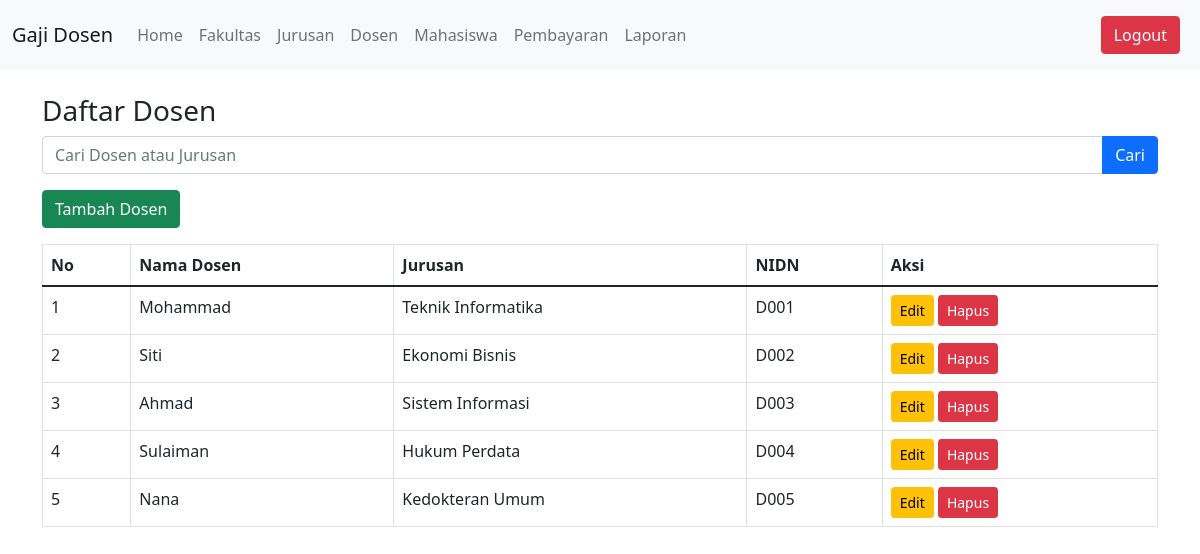
Screenshot of /dosen.php with the database file from the repository.
### tables this page shows
CREATE TABLE Dosen (
    id_dosen INT AUTO_INCREMENT PRIMARY KEY,
    id_user INT NOT NULL,
    nidn VARCHAR(20) NOT NULL UNIQUE,
    id_jurusan INT NOT NULL,
    FOREIGN KEY (id_user) REFERENCES Users(id_user) ON DELETE CASCADE,
    FOREIGN KEY (id_jurusan) REFERENCES Jurusan(id_jurusan)
);

CREATE TABLE Users (
    id_user INT AUTO_INCREMENT PRIMARY KEY,
    nama VARCHAR(100) NOT NULL,
    username VARCHAR(50) NOT NULL UNIQUE,
    password VARCHAR(255) NOT NULL,
    role ENUM('admin','tu','dosen','mahasiswa') NOT NULL
);

CREATE TABLE Jurusan (
    id_jurusan INT AUTO_INCREMENT PRIMARY KEY,
    nama_jurusan VARCHAR(100) NOT NULL,
    id_fakultas INT NOT NULL,
    FOREIGN KEY (id_fakultas) REFERENCES Fakultas(id_fakultas)
);

### dosen.php (the view, shortened to what this page needs)
<?php
include 'db.php';
$cari = isset($_GET['cari']) ? $_GET['cari'] : '';
$sql = "
    SELECT dosen.id_dosen, users.nama AS nama_dosen, jurusan.nama_jurusan, dosen.nidn
    FROM dosen
    INNER JOIN users ON dosen.id_user = users.id_user
    INNER JOIN jurusan ON dosen.id_jurusan = jurusan.id_jurusan
    WHERE users.nama LIKE '%$cari%' OR jurusan.nama_jurusan LIKE '%$cari%'";
$result = $conn->query($sql);
$dosen = [];
if ($result && $result->num_rows > 0) {
    while ($row = $result->fetch_assoc()) {
        $dosen[] = $row;
    }
}
?>
<!DOCTYPE html>
<html lang="en">
<head>
    <link href="https://cdn.jsdelivr.net/npm/bootstrap@5.1.3/dist/css/bootstrap.min.css" rel="stylesheet">
</head>
<body>
    <?php include 'navbar.php'; ?>
    <div class="container mt-4">
        <h3>Daftar Dosen</h3>
        <form class="mb-3" method="get" action="dosen.php">
            <div class="input-group">
                <input type="text" class="form-control" name="cari" placeholder="Cari Dosen atau Jurusan" value="<?= htmlspecialchars($cari); ?>">
                <button class="btn btn-primary" type="submit">Cari</button>
            </div>
        </form>
        <a href="tambah_dosen.php" class="btn btn-success mb-3">Tambah Dosen</a>
        <table class="table table-bordered">
            <thead>
                <tr>
                    <th>No</th>
                    <th>Nama Dosen</th>
                    <th>Jurusan</th>
                    <th>NIDN</th>
                    <th>Aksi</th>
                </tr>
            </thead>
            <tbody>
                <?php if (!empty($dosen)): ?>
                    <?php foreach ($dosen as $index => $data_dosen): ?>
                        <tr>
                            <td><?= $index + 1; ?></td>
                            <td><?= htmlspecialchars($data_dosen['nama_dosen']); ?></td>
                            <td><?= htmlspecialchars($data_dosen['nama_jurusan']); ?></td>
                            <td><?= htmlspecialchars($data_dosen['nidn']); ?></td>
                            <td>
                                <a href="edit_dosen.php?id=<?= $data_dosen['id_dosen']; ?>" class="btn btn-warning btn-sm">Edit</a>
                                <a href="hapus_dosen.php?id=<?= $data_dosen['id_dosen']; ?>" class="btn btn-danger btn-sm" onclick="return confirm('Apakah Anda yakin ingin menghapus dosen ini?');">Hapus</a>
                            </td>
                        </tr>
                    <?php endforeach; ?>
                <?php else: ?>
                    <tr>
                        <td colspan="5" class="text-center">Tidak ada data dosen yang ditemukan.</td>
                    </tr>
                <?php endif; ?>
            </tbody>
        </table>
    </div>
</body>
</html>

### rows the page displays
dosen: id_user.nama "Mohammad", id_jurusan.nama_jurusan "Teknik Informatika", nidn "D001"
dosen: id_user.nama "Siti", id_jurusan.nama_jurusan "Ekonomi Bisnis", nidn "D002"
dosen: id_user.nama "Ahmad", id_jurusan.nama_jurusan "Sistem Informasi", nidn "D003"
dosen: id_user.nama "Sulaiman", id_jurusan.nama_jurusan "Hukum Perdata", nidn "D004"
dosen: id_user.nama "Nana", id_jurusan.nama_jurusan "Kedokteran Umum", nidn "D005"
